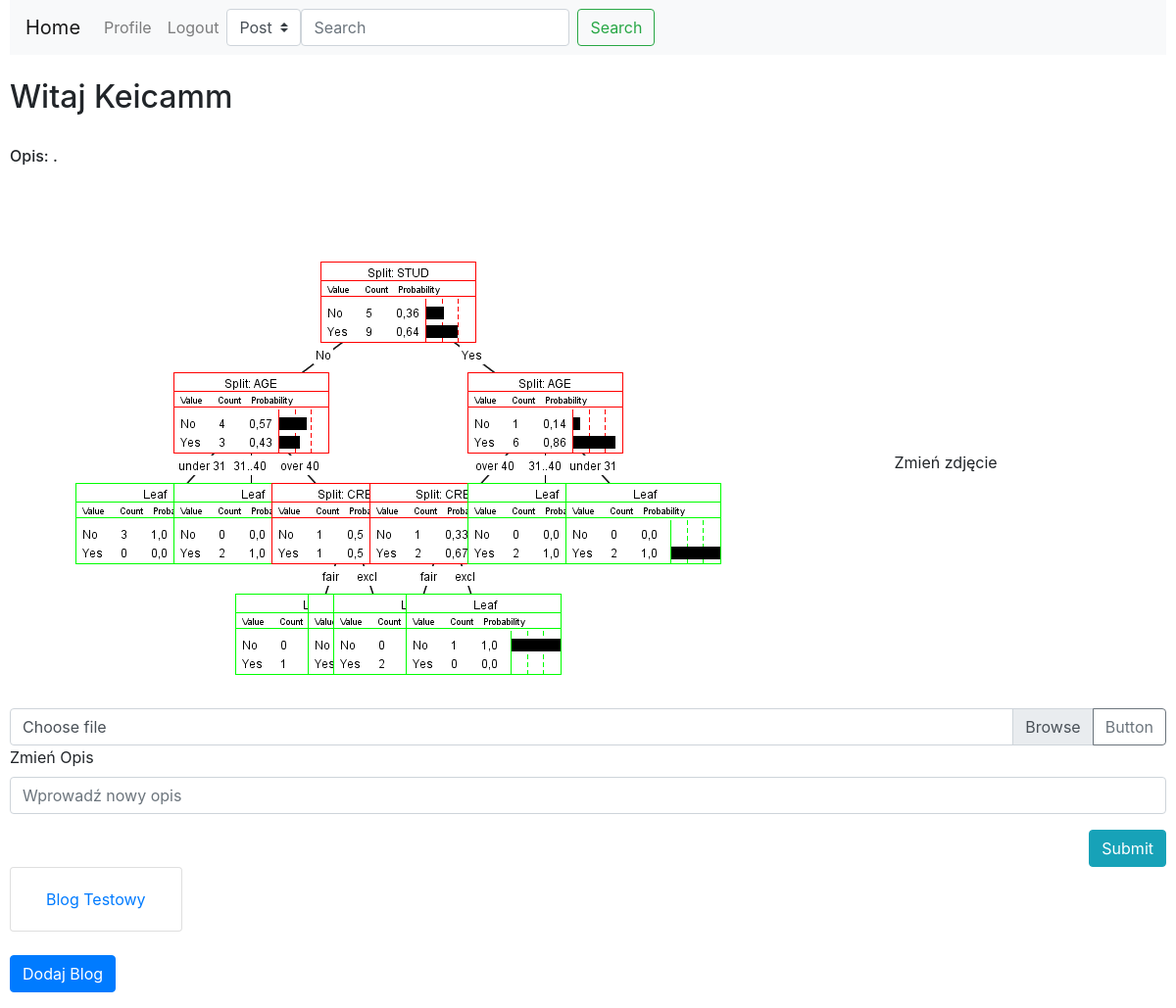
The app's page /profile/ (signed in), older data.
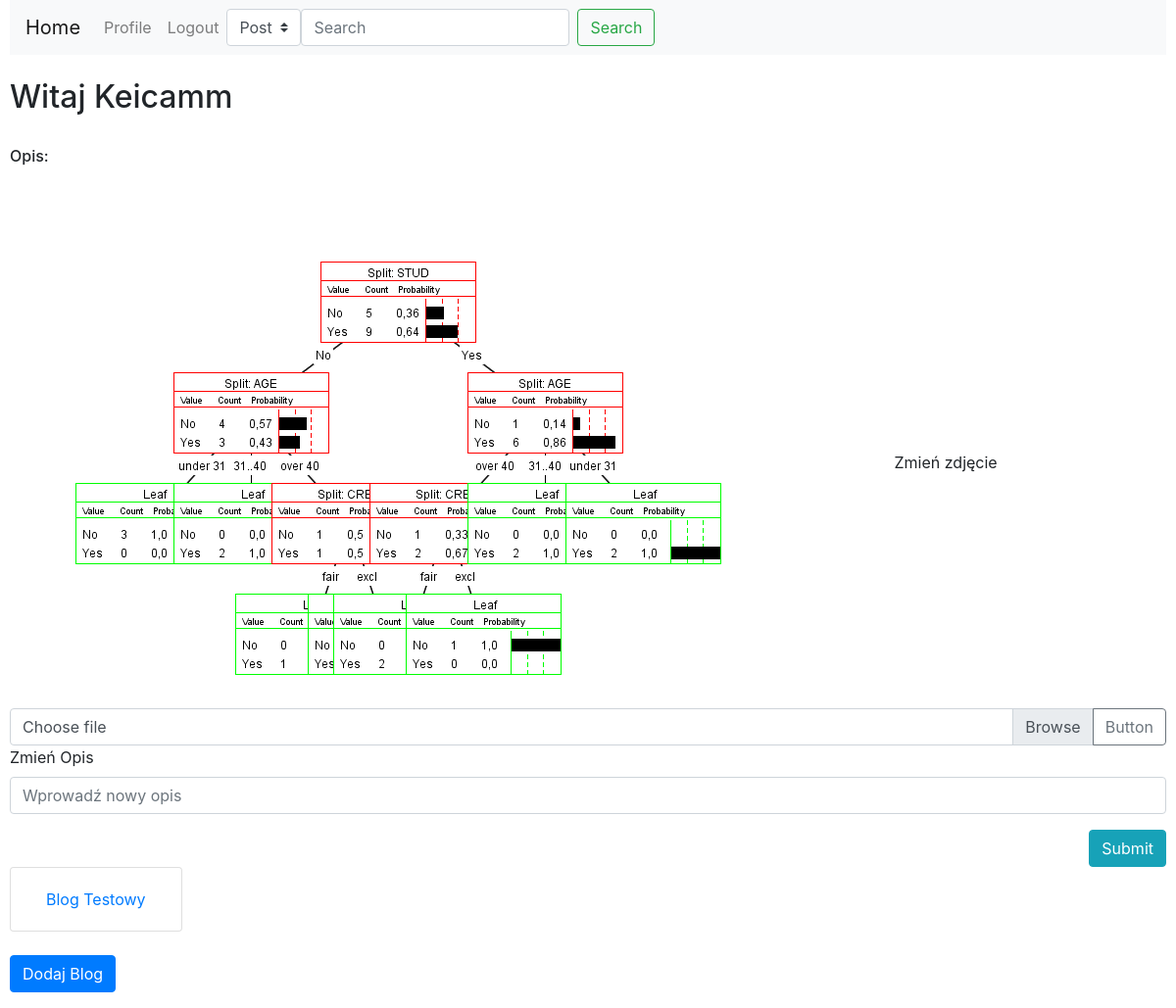
The same page, newer data.
### Blog/models.py (models this page shows)
class Profil(models.Model):
    User=models.OneToOneField(User,on_delete=models.CASCADE,primary_key=True)
    Zdjecie=models.ImageField(default='aaa.png',upload_to='Profilowe')
    Opis=models.CharField(max_length=1000)

### Blog/views.py (the view)
# urls.py: path('profile/',views.profile,name='profile'),
def profile(request):
    if request.user.is_authenticated:
        p = models.Profil.objects.get(User=request.user)
        b = models.Blog.objects.filter(IDAutor = request.user)
    return render(request,"Blog/profile.html",{'account': p, 'blogs':b})

### Blog/templates/Blog/profile.html (shortened to what this page needs)
{%extends 'Blog/base.html'%}
{%block content%}
    <h2>Witaj {{account.User.username}}</h2>
    <br>
    <h6>Opis: {{account.Opis}}</h6>
    <br><br>
        <div class="form-group">
            <img src="/Obrazki/{{account.Zdjecie}}">
            {%block tmp%}
            <label for="formGroupExampleInput">Zmień zdjęcie</label>
            <div class="input-group">
                <div class="custom-file">
                    <label class="custom-file-label" for="inputGroupFile04">Choose file</label>
                </div>
                <div class="input-group-append">
                    <button class="btn btn-outline-secondary" type="button">Button</button>
                </div>
            </div>
            <form action="/editOpis/" method="post">
            <div class="form-group">
                <label for="OpisForm">Zmień Opis</label>
                <input type="text" class="form-control" id="OpisForm" name="OpisForm" placeholder="Wprowadź nowy opis">
            </div>
            <input type="submit" style="float:right" class="btn btn-info" id="OpisFormBtn">
          </form>
{%if blogs%}
<nav class="nav flex-column">
        <ul class="list-group mr-auto">
        {%for blog in blogs%}
        <li class="list-group-item"><a class="nav-link" href="{{blog.IDBlog}}/details">{{blog.Nazwa}}</a></li>
        {%endfor%}
        </ul>
      </nav>
      <br>
      {%else%}
      <h4>Nie masz żadnych blogów</h4>
      {%endif%}
<button type="button" class="btn btn-primary" data-toggle="modal" data-target="#exampleModalCentered">
  Dodaj Blog
</button>
{%endblock%}
{%endblock%}

Row changes from the older to the newer data that the page shows:
changed Profil "Keicamm": Opis "." → (not shown)
